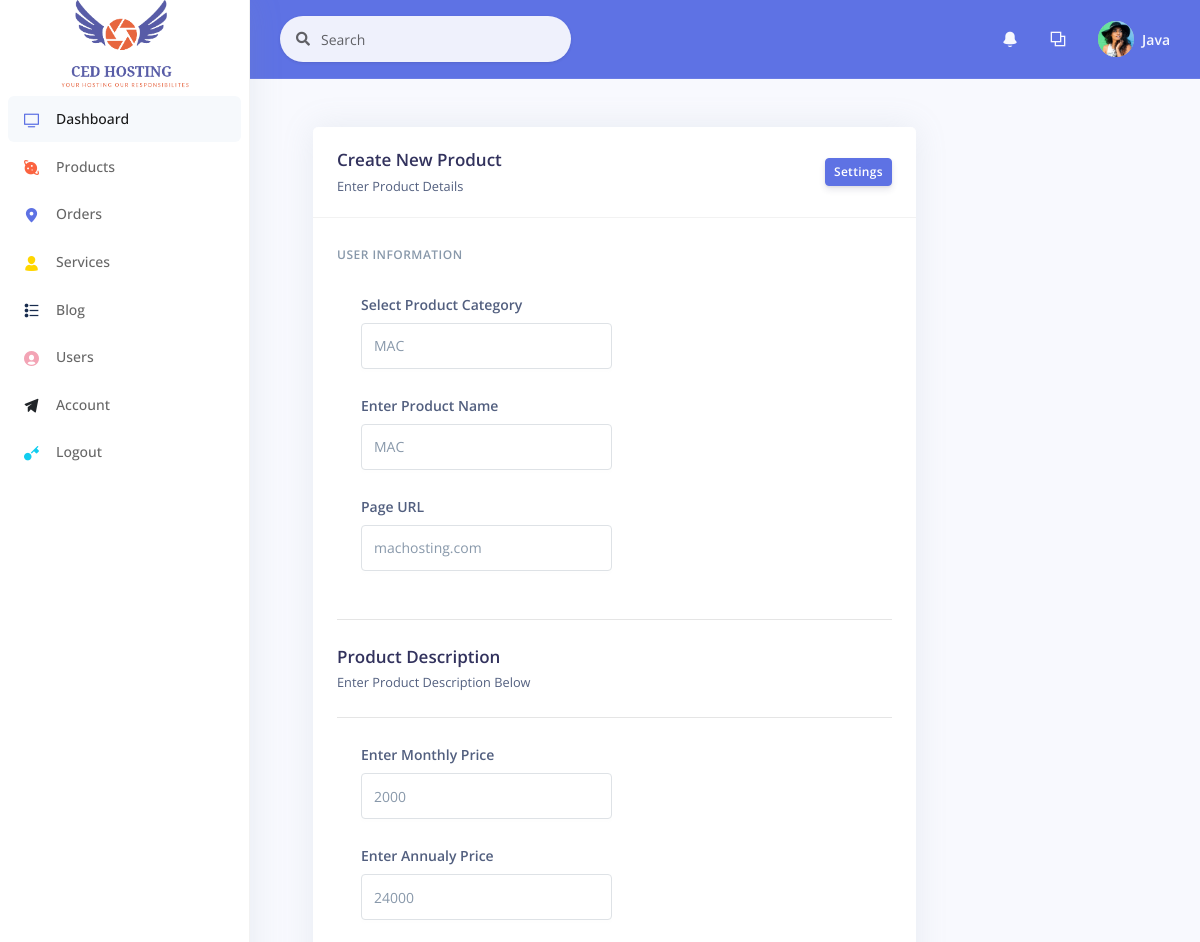
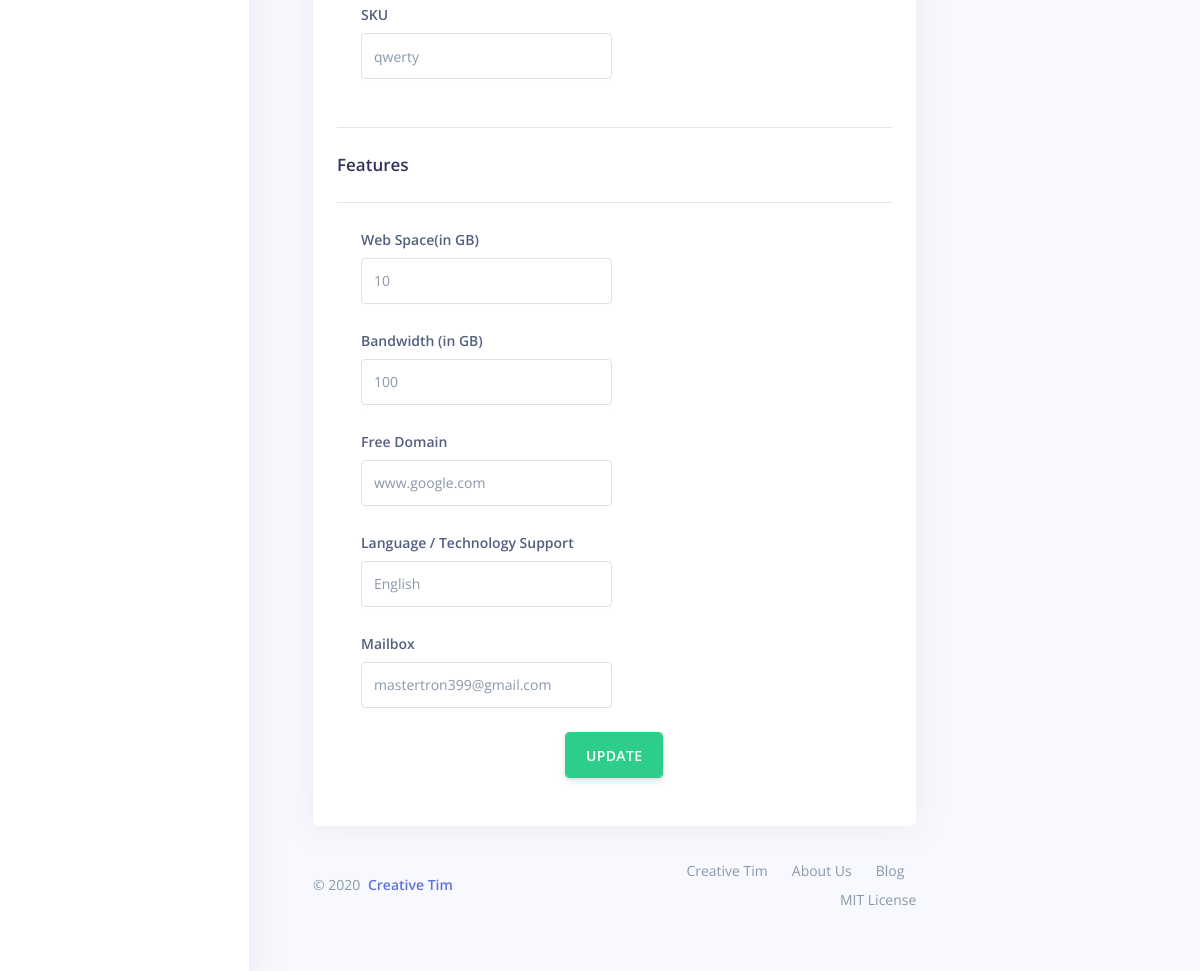
Screenshot of /Admin/edit_product.php?edit_prod=11 (signed in) with the database file from the repository (2 pictures, top to bottom).
### tables this page shows
CREATE TABLE `tbl_product_description` (
  `id` int(11) NOT NULL,
  `prod_id` int(11) NOT NULL,
  `description` text DEFAULT NULL,
  `mon_price` float NOT NULL,
  `annual_price` float NOT NULL,
  `sku` varchar(55) DEFAULT NULL
);

CREATE TABLE `tbl_product` (
  `id` int(11) NOT NULL,
  `prod_parent_id` int(11) NOT NULL,
  `prod_name` varchar(100) NOT NULL,
  `html` longtext DEFAULT NULL,
  `prod_available` tinyint(1) NOT NULL DEFAULT 1,
  `prod_launch_date` datetime NOT NULL DEFAULT current_timestamp()
);

### class/DbClass.php (called while the page is built, shortened)
<?php
class DB
{
    public function connect($host, $user, $pass, $dtb)
    {
        return $this->conn = mysqli_connect($host, $user, $pass, $dtb) or die('Could Not Connect.');
    }
}

### class/product_class.php (called while the page is built, shortened)
<?php
class Product extends DB
{
    public function getdata_prod($edit)
    {
        $sql = "SELECT tbl_product_description.id,prod_id,mon_price,annual_price,sku,
        tbl_product.id,prod_parent_id,prod_name,html,prod_available,prod_launch_date,description FROM
        tbl_product_description INNER JOIN tbl_product ON tbl_product_description.prod_id =tbl_product.id WHERE `prod_id`=$edit";
        $result = $this->conn->query($sql);
        if (mysqli_num_rows($result) > 0) {
            return $result;
        }
    }
}

### Admin/edit_product.php (the view, shortened to what this page needs)
<?php
require '../class/DbClass.php';
require '../class/product_class.php';
$db = new Product();
$db->connect('localhost', 'root', '', 'CedHosting');
if (isset($_REQUEST['edit_prod'])) {
    $edit = $_REQUEST['edit_prod'];
    $data = $db->getdata_prod($edit);
}
require 'AdminHeader.php';
?>
<div class="col-xl-8 order-xl-1 m-5">
    <div class="card">
        <div class="card-header">
            <div class="row align-items-center">
                <div class="col-8">
                    <h3 class="mb-0">Create New Product</h3>
                    <small>Enter Product Details</small>
                </div>
                <div class="col-4 text-right">
                    <a href="#!" class="btn btn-sm btn-primary">Settings</a>
                </div>
            </div>
        </div>
        <div class="card-body">
            <form method="POST" action="">
            <?php if (isset($data)) {
            foreach ($data as $key) { ?>
                <h6 class="heading-small text-muted mb-4">User information</h6>
                <div class="pl-lg-4">
                    <div class="row">
                        <div class="col-lg-6">
                            <div class="form-group">
                                <label class="form-control-label" for="input-username">Select Product Category</label>
                                <select class="form-control" id="sel1" name="sel">
                                        <option value="<?php echo $key['id'] ?>"><?php echo $key['prod_name'] ?></option>
                                </select>
                            </div>
                        </div>
                    </div>
                    <div class="row">
                        <div class="col-lg-6">
                            <div class="form-group">
                                <label class="form-control-label" for="input-first-name">Enter Product Name</label>
                                <input type="text" value="<?php echo $key['prod_name'] ?>" name="prod_name" id="input-first-name" class="form-control" placeholder="Product name">
                            </div>
                        </div>
                    </div>
                    <div class="row">
                        <div class="col-lg-6">
                            <div class="form-group">
                                <label class="form-control-label" for="input-first-name">Page URL</label>
                                <input type="text" value="<?php echo $key['html'] ?>" name="url" id="input-first-name" class="form-control" placeholder="Page URL">
                            </div>
                        </div>
                    </div>
                </div>
                <hr class="my-4" />
                <h3 class="mb-0">Product Description</h3>
                <small>Enter Product Description Below</small>
                <hr class="my-4" />
                <div class="pl-lg-4">
                    <div class="row">
                        <div class="col-lg-6">
                            <div class="form-group">
                                <label class="form-control-label" for="input-first-name">Enter Monthly Price</label>
                                <input id="input-address" value="<?php echo $key['mon_price'] ?>" name="monthly_price" class="form-control" placeholder="Enter Monthly Price" type="text">
                            </div>
                        </div>
                    </div>
                    <div class="row">
                        <div class="col-lg-6">
                            <div class="form-group">
                                <label class="form-control-label" for="input-first-name">Enter Annualy Price</label>
                                <input id="input-address" name="annualy_price" value="<?php echo $key['annual_price'] ?>" class="form-control" placeholder="Enter Annualy Price" type="text">
                            </div>
                        </div>
                    </div>
                    <div class="row">
                        <div class="col-lg-6">
                            <div class="form-group">
                                <label class="form-control-label" for="input-first-name">SKU</label>
                                <input id="input-address" value="<?php echo $key['sku'] ?>" name="sku" class="form-control" placeholder="SKU" type="text">
                            </div>
                        </div>
                    </div>
                </div>
                <hr class="my-4" />
                <?php
                $features = json_decode($key['description']);
                $webspace = $features->web_space;
                $bandwidth = $features->bandwidth;
                $free_domain = $features->free_domain;
                $Language = $features->Language;
                $mailbox = $features->mailbox;
                ?>
                <h3>Features</h3>
                <hr class="my-4" />
                <div class="pl-lg-4">
                    <div class="row">
                        <div class="col-lg-6">
                            <div class="form-group">
                                <label class="form-control-label" for="input-first-name">Web Space(in GB) </label>
                                <input id="input-address" value="<?php echo $webspace ?>" name="web_space" class="form-control" placeholder="Web Space" type="text">
                            </div>
                        </div>
                    </div>
                    <div class="row">
                        <div class="col-lg-6">
                            <div class="form-group">
                                <label class="form-control-label" for="input-first-name">Bandwidth (in GB)</label>
                                <input id="input-address" value="<?php echo $bandwidth ?>" name="bandwidth" class="form-control" placeholder="Bandwidth" type="text">
                            </div>
                        </div>
                    </div>
                    <div class="row">
                        <div class="col-lg-6">
                            <div class="form-group">
                                <label class="form-control-label" for="input-first-name">Free Domain</label>
                                <input id="input-address" value="<?php echo $free_domain ?>" name="free_domain" class="form-control" placeholder="Free Domain" type="text">
                            </div>
                        </div>
                    </div>
                    <div class="row">
                        <div class="col-lg-6">
                            <div class="form-group">
                                <label class="form-control-label" for="input-first-name">Language / Technology Support</label>
                                <input id="input-address" value="<?php echo $Language ?>" name="lang" class="form-control" placeholder="Language" type="text">
                            </div>
                        </div>
                    </div>
                    <div class="row">
                        <div class="col-lg-6">
                            <div class="form-group">
                                <label class="form-control-label" for="input-first-name">Mailbox</label>
                                <input id="input-address" value="<?php echo $mailbox ?>" name="mail" class="form-control" placeholder="Mailbox" type="text">
                            </div>
                        </div>
                    </div>
                </div>
                <div class="row">
                    <div class="col-lg-12 d-flex justify-content-center">
                        <div class="form-group">
                            <input id="input-address" class="form-control btn btn-success" value="UPDATE" name="update" type="submit">
                        </div>
                    </div>
                </div>
            <?php } }?>
            </form>
        </div>
    </div>
    <?php require 'footer.php'; ?>

### rows the page displays
tbl_product_description: sel "MAC", prod_name "MAC", url "machosting.com", monthly_price "2000", annualy_price "24000", sku "qwerty", web_space "10", bandwidth "100", free_domain "www.google.com", lang "English", mail "mastertron399@gmail.com"

### other values shown
$username "Java"
